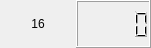
<?xml version="1.0" encoding="UTF-8"?>
<ui version="4.0">
 <class>FormNoLCD</class>
 <widget class="QWidget" name="FormNoLCD">
  <property name="geometry">
   <rect>
    <x>0</x>
    <y>0</y>
    <width>151</width>
    <height>48</height>
   </rect>
  </property>
  <property name="windowTitle">
   <string>Form</string>
  </property>
  <layout class="QGridLayout" name="gridLayout">
   <property name="leftMargin">
    <number>0</number>
   </property>
   <property name="topMargin">
    <number>0</number>
   </property>
   <property name="rightMargin">
    <number>0</number>
   </property>
   <property name="bottomMargin">
    <number>0</number>
   </property>
   <property name="spacing">
    <number>0</number>
   </property>
   <item row="0" column="0">
    <widget class="QLabel" name="label">
     <property name="text">
      <string>16</string>
     </property>
     <property name="alignment">
      <set>Qt::AlignCenter</set>
     </property>
    </widget>
   </item>
   <item row="0" column="1">
    <widget class="QLCDNumber" name="lcdNumber"/>
   </item>
  </layout>
 </widget>
 <resources/>
 <connections/>
</ui>
